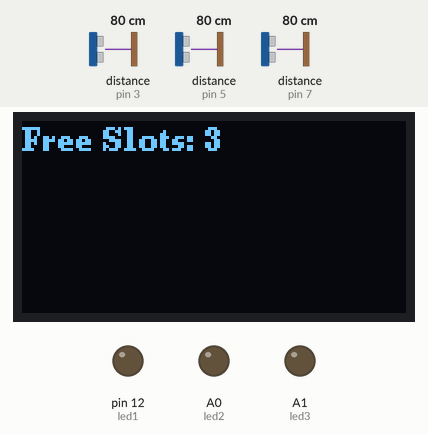
Simulated run of this sketch. Board: Arduino Uno, built with avr-gcc and run on an emulated ATmega328P. On the bench: 128×64 one-colour display, output pins drawn as LEDs (lit = HIGH). Wiring (inferred from the names in the program): 3 × ultrasonic range finder: trigger pin 2, echo pin 3 / trigger pin 4, echo pin 5 / trigger pin 6, echo pin 7. The inputs (shaded band) are chosen by the test bench; at power-on: distance to the obstacle (sensors on pin 3, pin 5, pin 7) 80 cm. The echo pulse lasts 58.3 µs per cm; pins used as bus, display or sensor lines are not drawn; what the sketch prints to the serial monitor is not drawn.

Above: at 2.2 s.
2.3 s: distance to the obstacle (sensor on pin 3) set to 12 cm
5.3 s: distance to the obstacle (sensor on pin 3) set to 9 cm
At 6.6 s:
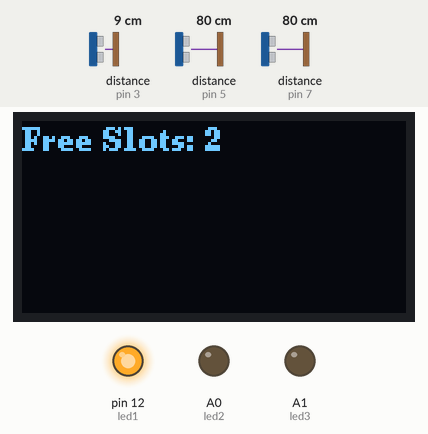
6.9 s: distance to the obstacle (sensor on pin 5) set to 12 cm
8.4 s: distance to the obstacle (sensor on pin 5) set to 9 cm
At 9.7 s:
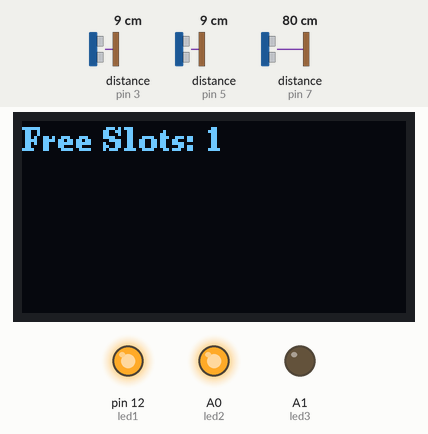
10.0 s: distance to the obstacle (sensor on pin 7) set to 12 cm
11.5 s: distance to the obstacle (sensor on pin 7) set to 9 cm
At 12.3 s:
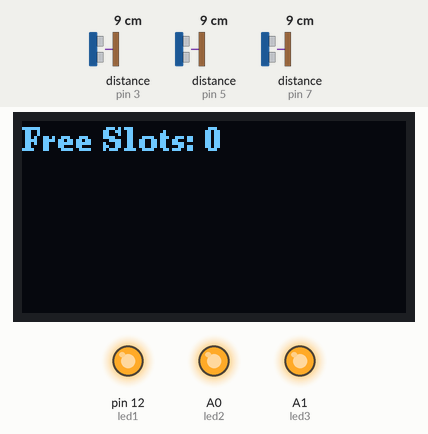
Timing chart, 0 to 14.0 s (numbered marks = the images above; inputs shaded):
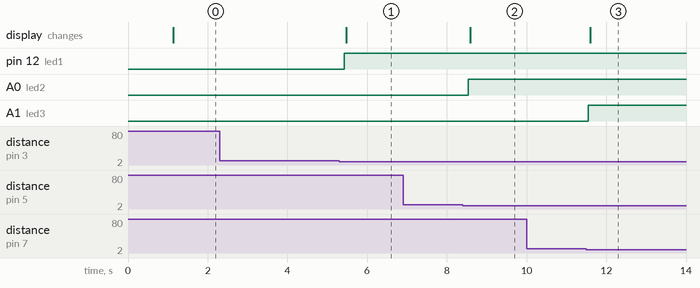

Measured:
- the behaviour switches between 11 and 10 cm on distance to the obstacle (sensor on pin 3) (found by bisection; images 0 and 1)
- the behaviour switches between 11 and 10 cm on distance to the obstacle (sensor on pin 5) (found by bisection; images 1 and 2)
- the behaviour switches between 11 and 10 cm on distance to the obstacle (sensor on pin 7) (found by bisection; images 2 and 3)
- after the input at 2.3 s, every drawn part: stays the same
- after the input at 5.3 s, pin 12 (led1): LOW → HIGH after 0.12 s; the display: changes after 0.17 s (image 1)
- after the input at 6.9 s, every drawn part: stays the same
- after the input at 8.4 s, A0 (led2): LOW → HIGH after 0.14 s; the display: changes after 0.19 s (image 2)
- after the input at 10.0 s, every drawn part: stays the same
- after the input at 11.5 s, A1 (led3): LOW → HIGH after 0.05 s; the display: changes after 0.09 s (image 3)

The sketch:

main.ino
```cpp
#include <U8g2lib.h>

// SPI OLED: SH1106 128x64, hardware SPI
U8G2_SH1106_128X64_NONAME_F_4W_HW_SPI u8g2(U8G2_R0, /* cs=*/ 8, /* dc=*/ 9, /* reset=*/ 10);

// Ultrasonic sensor pins
const int trigPin1 = 2, echoPin1 = 3;
const int trigPin2 = 4, echoPin2 = 5;
const int trigPin3 = 6, echoPin3 = 7;

// LED pins
const int led1 = 12, led2 = A0, led3 = A1;

// Distance threshold (in cm)
const int threshold = 10;

void setup() {
  Serial.begin(9600);
  if (!u8g2.begin()) {
    Serial.println("OLED initialization failed");
    for (;;);
  }

  pinMode(trigPin1, OUTPUT); pinMode(echoPin1, INPUT);
  pinMode(trigPin2, OUTPUT); pinMode(echoPin2, INPUT);
  pinMode(trigPin3, OUTPUT); pinMode(echoPin3, INPUT);
  pinMode(led1, OUTPUT); pinMode(led2, OUTPUT); pinMode(led3, OUTPUT);

  u8g2.clearBuffer();
  u8g2.setFont(u8g2_font_ncenB08_tr);
  u8g2.drawStr(0, 10, "Smart Parking");
  u8g2.sendBuffer();
  delay(1000);
}

long getDistance(int trigPin, int echoPin) {
  digitalWrite(trigPin, LOW);
  delayMicroseconds(2);
  digitalWrite(trigPin, HIGH);
  delayMicroseconds(10);
  digitalWrite(trigPin, LOW);
  long duration = pulseIn(echoPin, HIGH);
  long distance = duration * 0.034 / 2;
  return distance;
}

void loop() {
  long distance1 = getDistance(trigPin1, echoPin1);
  long distance2 = getDistance(trigPin2, echoPin2);
  long distance3 = getDistance(trigPin3, echoPin3);

  digitalWrite(led1, distance1 < threshold ? HIGH : LOW);
  digitalWrite(led2, distance2 < threshold ? HIGH : LOW);
  digitalWrite(led3, distance3 < threshold ? HIGH : LOW);

  int freeSlots = 0;
  if (distance1 >= threshold) freeSlots++;
  if (distance2 >= threshold) freeSlots++;
  if (distance3 >= threshold) freeSlots++;

  // Serial debug
  Serial.print("Distance 1: "); Serial.print(distance1); Serial.print(" cm, ");
  Serial.print("Distance 2: "); Serial.print(distance2); Serial.print(" cm, ");
  Serial.print("Distance 3: "); Serial.print(distance3); Serial.println(" cm");
  Serial.print("Free Slots: "); Serial.println(freeSlots);

  u8g2.clearBuffer();
  u8g2.setFont(u8g2_font_ncenB08_tr);
  u8g2.setCursor(0, 10);
  u8g2.print("Free Slots: ");
  u8g2.print(freeSlots);
  u8g2.sendBuffer();

  delay(100);
}
```
